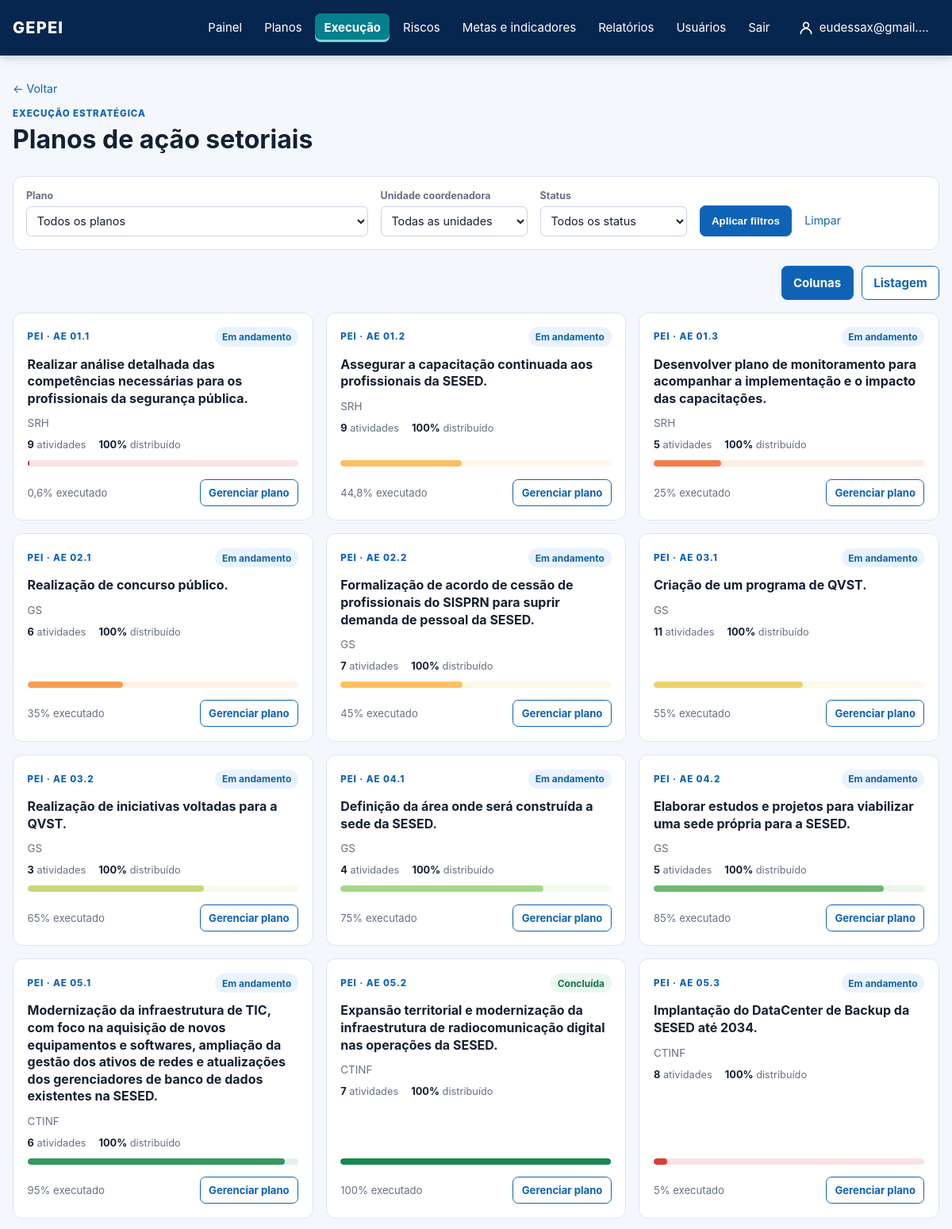
Screenshot of /planos-de-acao/ (signed in, upper part) with the database file from the repository.
### core/models.py (models this page shows, shortened)
class StrategicAction(models.Model):
    class Status(models.TextChoices):
        NOT_STARTED = "NAO_INICIADA", "Não iniciada"
        IN_PROGRESS = "EM_ANDAMENTO", "Em andamento"
        COMPLETED = "CONCLUIDA", "Concluída"
        DELAYED = "ATRASADA", "Atrasada"
        BLOCKED = "BLOQUEADA", "Bloqueada"
        SUSPENDED = "SUSPENSA", "Suspensa"
    artifact = models.ForeignKey(PlanArtifact, on_delete=models.PROTECT, related_name="actions")
    coordinating_unit = models.ForeignKey(OrganizationalUnit, on_delete=models.PROTECT)
    code = models.CharField(max_length=30)
    title = models.CharField(max_length=255)
    description = models.TextField(blank=True)
    due_date = models.DateField(
        null=True,
        blank=True,
        help_text="Preenchido no cronograma operacional; não é inferido da vigência do PEI.",
    )
    status = models.CharField(max_length=15, choices=Status.choices, default=Status.NOT_STARTED)
    progress = models.DecimalField(max_digits=5, decimal_places=2, default=0)
    funding_sources = models.CharField(max_length=255, blank=True)
    participating_units = models.ManyToManyField(OrganizationalUnit, related_name="participating_actions", blank=True)

class PlanArtifact(models.Model):
    class ArtifactType(models.TextChoices):
        DIMENSION = "DIMENSAO", "Dimensão BSC"
        AXIS = "EIXO", "Eixo Estratégico"
        OBJECTIVE = "OBJETIVO", "Objetivo Estratégico"
        PROJECT = "PROJETO", "Projeto Estratégico"
    plan = models.ForeignKey(Plan, on_delete=models.CASCADE, related_name="artifacts")
    parent = models.ForeignKey("self", null=True, blank=True, on_delete=models.CASCADE)
    artifact_type = models.CharField(max_length=12, choices=ArtifactType.choices)
    code = models.CharField(max_length=30, blank=True)
    title = models.CharField(max_length=255)
    description = models.TextField(blank=True)

class Plan(models.Model):
    class PlanType(models.TextChoices):
        PEI = "PEI", "PEI"
        PESP = "PESP", "PESP"
        PPA = "PPA", "PPA"
        OTHER = "OUTRO", "Outro"
    name = models.CharField(max_length=180)
    acronym = models.CharField(max_length=30)
    plan_type = models.CharField(max_length=10, choices=PlanType.choices)
    start_date = models.DateField()
    end_date = models.DateField()
    active = models.BooleanField(default=True)

class OrganizationalUnit(models.Model):
    class UnitType(models.TextChoices):
        ORGAN = "ORGAO", "Órgão"
        UNIT = "UNIDADE", "Unidade"
        SECTOR = "SETOR", "Setor"
    organization = models.ForeignKey(Organization, on_delete=models.PROTECT)
    parent = models.ForeignKey("self", null=True, blank=True, on_delete=models.PROTECT)
    name = models.CharField(max_length=180)
    acronym = models.CharField(max_length=30, blank=True)
    unit_type = models.CharField(max_length=10, choices=UnitType.choices)

### core/views.py (the view)
# urls.py: path("planos-de-acao/", views.action_plan_list, name="action_plan_list"),
@login_required
@permission_required("core.view_actionplan", raise_exception=True)
def action_plan_list(request):
    plans = Plan.objects.filter(active=True).order_by("acronym")
    units = view_scope_units(OrganizationalUnit.objects.order_by("name"), request.user)
    actions = view_scope_actions(
        StrategicAction.objects.select_related("artifact", "artifact__plan", "coordinating_unit"), request.user
    ).annotate(
        activity_count=Count("action_plan__activities"),
        allocated_weight=Sum("action_plan__activities__weight"),
        activity_progress=Avg("action_plan__activities__progress"),
    )
    selected_plan = request.GET.get("plan", "")
    selected_unit = selected_unit_for_request(request)
    selected_status = request.GET.get("status", "")
    if selected_plan.isdigit():
        actions = actions.filter(artifact__plan_id=selected_plan)
    if selected_unit.isdigit():
        actions = actions.filter(coordinating_unit_id=selected_unit)
    if selected_status in StrategicAction.Status.values:
        actions = actions.filter(status=selected_status)
    if request.GET.get("objective", "").isdigit():
        actions = actions.filter(artifact_id__in=_objective_artifact_ids(request.GET["objective"]))
    if request.GET.get("overdue") == "1":
        actions = actions.filter(due_date__lt=timezone.localdate()).exclude(
            status__in=[StrategicAction.Status.COMPLETED, StrategicAction.Status.SUSPENDED]
        )
    display_mode = "list" if request.GET.get("view") == "list" else "columns"
    display_query = request.GET.copy()
    display_query["unit"] = selected_unit
    display_query["view"] = "columns"
    columns_url = "?" + display_query.urlencode()
    display_query["view"] = "list"
    list_url = "?" + display_query.urlencode()
    actions = list(actions.order_by("artifact__code", "code"))
    writable_ids = set(scope_actions(
        StrategicAction.objects.filter(pk__in=[action.pk for action in actions]), request.user
    ).values_list("pk", flat=True))
    can_manage_plans = any(request.user.has_perm(f"core.{codename}") for codename in (
        "add_actionplan", "add_activity", "change_activity", "delete_activity",
    ))
    for action in actions:
        action.can_write = action.pk in writable_ids and can_manage_plans
    return render(
        request,
        "core/action_plan_list.html",
        {
            "display_mode": display_mode,
            "columns_url": columns_url,
            "list_url": list_url,
            "actions": actions,
            "plans": plans,
            "units": units,
            "actions_status_choices": StrategicAction.Status.choices,
            "selected_plan": selected_plan,
            "selected_unit": selected_unit,
            "selected_status": selected_status,
        },
    )

### core/context_processors.py (called while the page is built)
def navigation_plans(request):
    if not request.user.is_authenticated:
        return {"navigation_plans": []}
    return {"navigation_plans": Plan.objects.order_by("acronym", "name")}

### core/permissions.py (called while the page is built, shortened)
def is_administrator(user):
    if user.is_superuser:
        return True
    return user.groups.filter(name__iexact=ADMINISTRATOR_GROUP_NAME).exists()

def user_unit_ids(user, for_view=False):
    if is_administrator(user) or (for_view and user.has_perm("core.view_other_units")):
        return None

def scope_units(queryset, user, for_view=False):
    ids = user_unit_ids(user, for_view=for_view)
    return queryset if ids is None else queryset.filter(pk__in=ids)

def scope_actions(queryset, user, for_view=False):
    ids = user_unit_ids(user, for_view=for_view)
    if ids is None:
        return queryset

def selected_unit_for_request(request):
    ids = user_unit_ids(request.user)
    requested = request.GET.get("unit", "")
    if ids is None:
        return requested

def view_scope_actions(queryset, user):
    return scope_actions(queryset, user, for_view=True)

def view_scope_units(queryset, user):
    return scope_units(queryset, user, for_view=True)

### core/templatetags/progress.py (called while the page is built)
def progress_color(percent):
    stops = [(0, (211, 47, 47)), (25, (244, 124, 72)), (50, (255, 209, 102)),
             (75, (168, 216, 135)), (100, (25, 135, 84))]
    for (start, low), (end, high) in zip(stops, stops[1:]):
        if percent <= end:
            ratio = (percent - start) / (end - start)
            return "#{:02x}{:02x}{:02x}".format(*(round(a + (b - a) * ratio) for a, b in zip(low, high)))
    return "#198754"

@register.simple_tag
def progress_bar(value, css_class="progress-track"):
    try:
        percent = float(value or 0)
        percent = min(max(percent, 0), 100) if math.isfinite(percent) else 0
    except (TypeError, ValueError):
        percent = 0
    if percent < 34:
        level = "progress-low"
    elif percent < 67:
        level = "progress-mid"
    else:
        level = "progress-high"
    return format_html(
        '<div class="{} {}" role="progressbar" aria-valuemin="0" aria-valuemax="100" aria-valuenow="{}" style="--progress-color: {}">'
        '<i style="width: {}%"></i></div>',
        css_class,
        level,
        f"{percent:.1f}",
        progress_color(percent),
        f"{percent:.2f}",
    )

### templates/core/action_plan_list.html (shortened to what this page needs)
{% extends "base.html" %}
{% load progress %}
{% block content %}
  <a class="back-link" href="{% url 'dashboard' %}">← Voltar</a>
  <section class="page-heading dashboard-heading">
    <div>
      <p class="eyebrow">Execução estratégica</p>
      <h1>Planos de ação setoriais</h1>
    </div>
  </section>
  <form class="dashboard-filters" method="get" aria-label="Filtros dos planos de ação">
    <label>Plano
      <select name="plan"><option value="">Todos os planos</option></select>
    </label>
    <label>Unidade coordenadora
      <select name="unit"><option value="">Todas as unidades</option></select>
    </label>
    <label>Status
      <select name="status"><option value="">Todos os status</option>{% for code, label in actions_status_choices %}<option value="{{ code }}" {% if selected_status == code %}selected{% endif %}>{{ label }}</option>{% endfor %}</select>
    </label>
    <button class="button button-primary" type="submit">Aplicar filtros</button>
    <a class="clear-filter" href="{% url 'action_plan_list' %}">Limpar</a>
  </form>
  <nav class="execution-view-switch" aria-label="Visualização da execução">
    <a class="button {% if display_mode == 'columns' %}button-primary{% else %}button-secondary{% endif %}" href="{{ columns_url }}" {% if display_mode == 'columns' %}aria-current="true"{% endif %}>Colunas</a>
    <a class="button {% if display_mode == 'list' %}button-primary{% else %}button-secondary{% endif %}" href="{{ list_url }}" {% if display_mode == 'list' %}aria-current="true"{% endif %}>Listagem</a>
  </nav>
  {% if display_mode == "list" %}
    <section class="panel execution-list" aria-label="Listagem de planos de ação">
      <div class="responsive-table"><table>
        <thead><tr><th>Plano / Ação</th><th>Unidade</th><th>Atividades</th><th>Prazo</th><th>Peso distribuído</th><th>Execução</th><th>Situação</th><th></th></tr></thead>
        <tbody>{% for action in actions %}<tr>
          <td><a href="{% url 'action_plan_detail' action.id %}"><strong>{{ action.artifact.plan.acronym }} · {{ action.code }}</strong><span>{{ action.title }}</span></a></td>
          <td>{{ action.coordinating_unit.acronym|default:action.coordinating_unit.name }}</td>
          <td>{{ action.activity_count }}</td><td>{{ action.due_date|date:"d/m/Y"|default:"A definir" }}</td>
          <td>{{ action.allocated_weight|default:0|floatformat:"-1" }}%</td>
          <td>{% progress_bar action.progress "table-progress" %}<small>{{ action.progress|floatformat:"-1" }}%</small></td>
          <td><span class="chip chip-{{ action.status|lower }}">{{ action.get_status_display }}</span></td>
          <td><a class="{% if action.can_write %}button button-secondary{% else %}row-icon{% endif %}" href="{% url 'action_plan_detail' action.id %}"{% if not action.can_write %} title="Visualizar plano" aria-label="Visualizar plano"{% endif %}>{% if action.can_write %}Abrir plano{% else %}{% include "core/_record_icon.html" with icon="view" %}{% endif %}</a></td>
        </tr>{% empty %}<tr><td colspan="8">Nenhuma ação encontrada. Altere os filtros.</td></tr>{% endfor %}</tbody>
      </table></div>
    </section>
  {% else %}
  <section class="action-cards">
    {% for action in actions %}
      <article class="action-card">
        <div class="action-card-top"><span class="eyebrow">{{ action.artifact.plan.acronym }} · {{ action.code }}</span><span class="chip chip-{{ action.status|lower }}">{{ action.get_status_display }}</span></div>
        <h2>{{ action.title }}</h2>
        <p class="action-card-unit">{{ action.coordinating_unit.acronym|default:action.coordinating_unit.name }}</p>
        <div class="card-meta"><span><strong>{{ action.activity_count }}</strong> atividade{{ action.activity_count|pluralize:"s" }}</span><span><strong>{{ action.allocated_weight|default:0|floatformat:"-1" }}%</strong> distribuído</span></div>
        {% progress_bar action.progress %}
        <div class="card-footer"><span>{{ action.progress|floatformat:"-1" }}% executado</span><a class="{% if action.can_write %}button button-secondary{% else %}row-icon{% endif %}" href="{% url 'action_plan_detail' action.id %}"{% if not action.can_write %} title="Visualizar plano" aria-label="Visualizar plano"{% endif %}>{% if not action.can_write %}{% include "core/_record_icon.html" with icon="view" %}{% elif action.activity_count %}Gerenciar plano{% else %}Iniciar plano{% endif %}</a></div>
      </article>
    {% empty %}
      <div class="empty-state large-empty"><strong>Nenhuma ação encontrada.</strong><span>Altere os filtros ou carregue ações estratégicas no PEI.</span></div>
    {% endfor %}
  </section>
  {% endif %}
{% endblock %}

### templates/base.html (shortened to what this page needs)
{% load static %}
<!doctype html>
<html lang="pt-br">
<head>
  <link rel="stylesheet" href="{% static 'css/gepei.css' %}?v=20261106-acoes-2">
</head>
<body>
  <header class="topbar">
    <a class="brand" href="{% url 'dashboard' %}">GEPEI</a>
    {% if user.is_authenticated %}
      <nav>
        <a href="{% url 'dashboard' %}" {% if request.path == '/' %}class="nav-active" aria-current="page"{% endif %}>Painel</a>
        {% if perms.core.view_plan %}<a href="{% url 'pei_overview' %}" {% if '/pei/' in request.path %}class="nav-active" aria-current="page"{% endif %}>Planos</a>{% endif %}
        {% if perms.core.view_actionplan %}<a href="{% url 'action_plan_list' %}" {% if '/planos-de-acao/' in request.path and '/riscos/' not in request.path %}class="nav-active" aria-current="page"{% endif %}>Execução</a>{% endif %}
        {% if perms.core.view_risk %}<a href="{% url 'risk_overview' %}" {% if '/riscos/' in request.path %}class="nav-active" aria-current="page"{% endif %}>Riscos</a>{% endif %}
        {% if perms.core.view_strategictarget or perms.core.view_indicator %}<a href="{% if perms.core.view_indicator %}{% url 'indicator_overview' %}{% else %}{% url 'target_overview' %}{% endif %}" >Metas e indicadores</a>{% endif %}
        {% if perms.core.view_reportcycle or perms.core.view_sectorreport or perms.core.view_quarterlysectorreport or perms.core.consolidate_quarterlysectorreport %}<a href="{% url 'report_cycle_overview' %}" {% if '/relatorios/' in request.path %}class="nav-active" aria-current="page"{% endif %}>Relatórios</a>{% endif %}
        {% if perms.auth.view_user or perms.auth.view_group %}
        <details class="nav-plans{% if '/usuarios/' in request.path %} nav-active{% endif %}">
          <summary {% if '/usuarios/' in request.path %}aria-current="page"{% endif %}>Usuários</summary>
        </details>
        {% endif %}
        <form method="post" action="{% url 'logout' %}" onsubmit="return confirm('Tem certeza de que deseja sair?');">
          <button type="submit">Sair</button>
        </form>
        <a class="nav-user{% if request.path == '/minha-conta/' %} nav-active{% endif %}" href="{% url 'profile_edit' %}" title="Minha conta">
          <svg width="20" height="20" viewBox="0 0 24 24" fill="none" stroke="currentColor" stroke-width="2" stroke-linecap="round" stroke-linejoin="round" aria-hidden="true"><circle cx="12" cy="8" r="4"/><path d="M4 21c0-4.4 3.6-8 8-8s8 3.6 8 8"/></svg>
          <span>{{ user.first_name|default:user.username }}</span>
        </a>
      </nav>
    {% endif %}
  </header>
  <main class="container">
    {% block content %}{% endblock %}
  </main>
</body>
</html>

### rows the page displays
StrategicAction: artifact.plan.acronym "PEI", code "AE 01.1", status "Em andamento", title "Realizar análise detalhada das competências necessárias para os profissionais da segurança pública.", coordinating_unit.acronym "SRH", activity_count "9", allocated_weight "100", progress "0,6", shows "Gerenciar plano"
StrategicAction: artifact.plan.acronym "PEI", code "AE 01.2", status "Em andamento", title "Assegurar a capacitação continuada aos profissionais da SESED.", coordinating_unit.acronym "SRH", activity_count "9", allocated_weight "100", progress "44,8", shows "Gerenciar plano"
StrategicAction: artifact.plan.acronym "PEI", code "AE 01.3", status "Em andamento", title "Desenvolver plano de monitoramento para acompanhar a implementação e o impacto das capacitações.", coordinating_unit.acronym "SRH", activity_count "5", allocated_weight "100", progress "25", shows "Gerenciar plano"
StrategicAction: artifact.plan.acronym "PEI", code "AE 02.1", status "Em andamento", title "Realização de concurso público.", coordinating_unit.acronym "GS", activity_count "6", allocated_weight "100", progress "35", shows "Gerenciar plano"
StrategicAction: artifact.plan.acronym "PEI", code "AE 02.2", status "Em andamento", title "Formalização de acordo de cessão de profissionais do SISPRN para suprir demanda de pessoal da SESED.", coordinating_unit.acronym "GS", activity_count "7", allocated_weight "100", progress "45", shows "Gerenciar plano"
StrategicAction: artifact.plan.acronym "PEI", code "AE 03.1", status "Em andamento", title "Criação de um programa de QVST.", coordinating_unit.acronym "GS", activity_count "11", allocated_weight "100", progress "55", shows "Gerenciar plano"
StrategicAction: artifact.plan.acronym "PEI", code "AE 03.2", status "Em andamento", title "Realização de iniciativas voltadas para a QVST.", coordinating_unit.acronym "GS", activity_count "3", allocated_weight "100", progress "65", shows "Gerenciar plano"
StrategicAction: artifact.plan.acronym "PEI", code "AE 04.1", status "Em andamento", title "Definição da área onde será construída a sede da SESED.", coordinating_unit.acronym "GS", activity_count "4", allocated_weight "100", progress "75", shows "Gerenciar plano"
StrategicAction: artifact.plan.acronym "PEI", code "AE 04.2", status "Em andamento", title "Elaborar estudos e projetos para viabilizar uma sede própria para a SESED.", coordinating_unit.acronym "GS", activity_count "5", allocated_weight "100", progress "85", shows "Gerenciar plano"
StrategicAction: artifact.plan.acronym "PEI", code "AE 05.1", status "Em andamento", title "Modernização da infraestrutura de TIC, com foco na aquisição de novos equipamentos e softwares, ampliação da gestão dos ativos de redes e atualizações dos gerenciadores de banco de dados existentes na SESED.", coordinating_unit.acronym "CTINF", activity_count "6", allocated_weight "100", progress "95", shows "Gerenciar plano"
StrategicAction: artifact.plan.acronym "PEI", code "AE 05.2", status "Concluída", title "Expansão territorial e modernização da infraestrutura de radiocomunicação digital nas operações da SESED.", coordinating_unit.acronym "CTINF", activity_count "7", allocated_weight "100", progress "100", shows "Gerenciar plano"
StrategicAction: artifact.plan.acronym "PEI", code "AE 05.3", status "Em andamento", title "Implantação do DataCenter de Backup da SESED até 2034.", coordinating_unit.acronym "CTINF", activity_count "8", allocated_weight "100", progress "5", shows "Gerenciar plano"

### other values shown
{{ user.first_name|default:user.username }} "eudessax@gmail.…"
